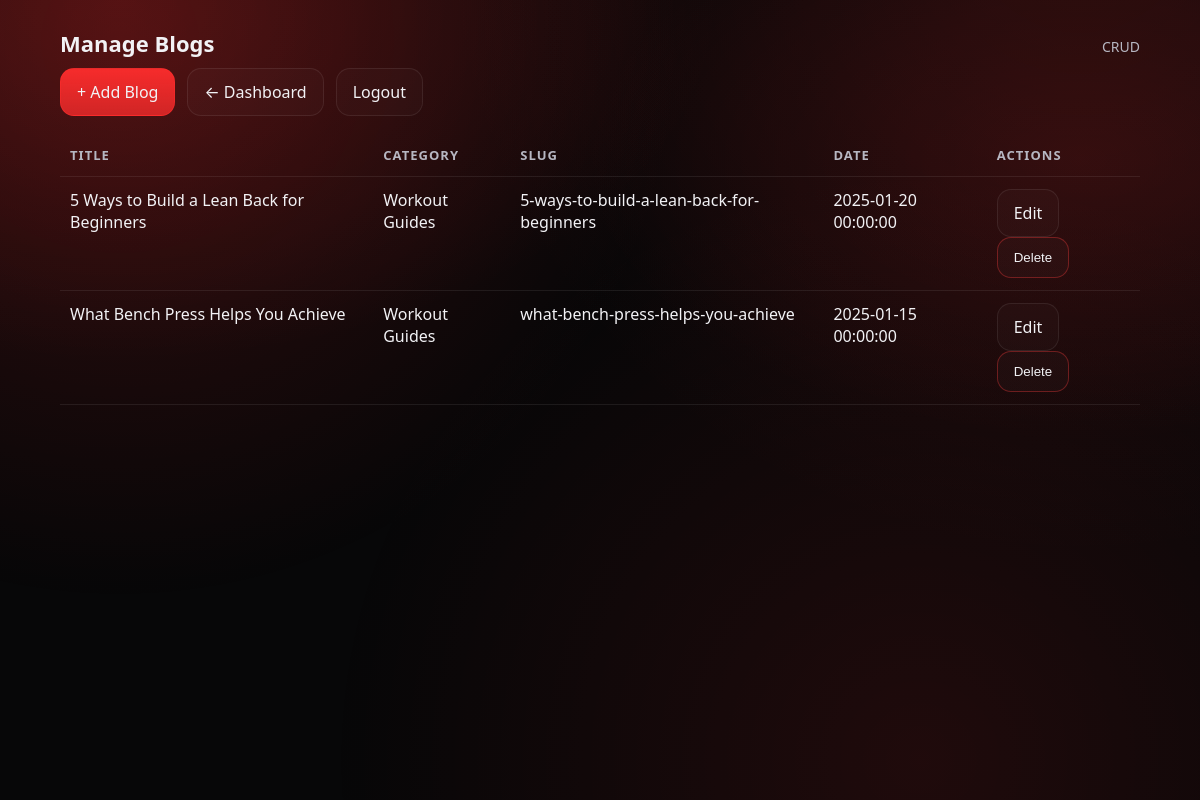
/admin/blogs.php (signed in), run on the app's committed database.
### tables this page shows
CREATE TABLE IF NOT EXISTS blogs (
  id INT UNSIGNED NOT NULL AUTO_INCREMENT,
  title VARCHAR(200) NOT NULL,
  slug VARCHAR(220) NOT NULL,
  category VARCHAR(80) NOT NULL,
  image VARCHAR(255) NULL,
  author VARCHAR(120) NOT NULL DEFAULT 'ShuzhFit',
  content MEDIUMTEXT NOT NULL,
  created_at TIMESTAMP NOT NULL DEFAULT CURRENT_TIMESTAMP,
  PRIMARY KEY (id),
  UNIQUE KEY uniq_blogs_slug (slug),
  KEY idx_blogs_category_created (category, created_at)
);

### lib/db.php (called while the page is built, shortened)
<?php
if (!defined('SHUZHFIT_DB_LOADED')) {
    $config = require __DIR__ . '/../config/db.php';
    $dbHost = $config['host'] ?? '127.0.0.1';
    $dbName = $config['dbname'] ?? 'shuzhfit';
    $dbUser = $config['user'] ?? 'root';
    $dbPass = $config['pass'] ?? '';
    $dbPort = $config['port'] ?? 3306;
    function shuzhfit_pdo(): PDO
    {
        global $dbHost, $dbName, $dbUser, $dbPass, $dbPort;
        $dsn = "mysql:host={$dbHost};port={$dbPort};dbname={$dbName};charset=utf8mb4";
        $pdo = new PDO($dsn, $dbUser, $dbPass, [
            PDO::ATTR_ERRMODE => PDO::ERRMODE_EXCEPTION,
            PDO::ATTR_DEFAULT_FETCH_MODE => PDO::FETCH_ASSOC,
        ]);
        return $pdo;
    }
    function e(string $value): string
    {
        return htmlspecialchars($value, ENT_QUOTES, 'UTF-8');
    }
    function db_fetch_all(string $sql, array $params = []): array
    {
        $stmt = shuzhfit_pdo()->prepare($sql);
        $stmt->execute();
        return $stmt->fetchAll();
    }
}

### admin/blogs.php (the view, shortened to what this page needs)
<?php
require __DIR__ . '/../lib/db.php';
$blogs = db_fetch_all('SELECT id, title, slug, category, image, author, created_at FROM blogs ORDER BY created_at DESC');
?>
<!doctype html>
<html lang="en">
<head>
    <link rel="stylesheet" href="../css/style.css" />
</head>
<body>
    <div class="bg-glow" aria-hidden="true"></div>
    <main class="container page">
        <div class="section-title" style="margin-top:0;">
            <h2>Manage Blogs</h2>
            <span>CRUD</span>
        </div>
        <div style="display:flex; gap:12px; flex-wrap:wrap; align-items:center;">
            <a class="btn btn-primary" href="blog_edit.php">+ Add Blog</a>
            <a class="btn" href="index.php">← Dashboard</a>
            <a class="btn" href="logout.php">Logout</a>
        </div>
        <div style="margin-top:18px; overflow:auto;">
            <table class="admin-table">
                <thead>
                    <tr>
                        <th>Title</th>
                        <th>Category</th>
                        <th>Slug</th>
                        <th>Date</th>
                        <th>Actions</th>
                    </tr>
                </thead>
                <tbody>
                    <?php if (!$blogs): ?>
                        <tr>
                            <td colspan="5">No blogs yet.</td>
                        </tr>
                    <?php else: ?>
                        <?php foreach ($blogs as $b): ?>
                            <tr>
                                <td><?php echo e($b['title']); ?></td>
                                <td><?php echo e($b['category']); ?></td>
                                <td><?php echo e($b['slug']); ?></td>
                                <td><?php echo e($b['created_at']); ?></td>
                                <td>
                                    <a class="btn" href="blog_edit.php?slug=<?php echo urlencode($b['slug']); ?>">Edit</a>
                                    <form method="post" action="blogs.php" style="display:inline;" onsubmit="return confirm('Delete this blog?');">
                                        <button class="btn" name="do_delete" value="1" type="submit" style="border-color:rgba(255,60,60,0.35);">Delete</button>
                                    </form>
                                </td>
                            </tr>
                        <?php endforeach; ?>
                    <?php endif; ?>
                </tbody>
            </table>
        </div>
    </main>
</body>
</html>

### css/style.css (style rules this page uses)
:root { --bg: #070708; --panel: #0f1013; --panel-2: #14151b; --text: #f2f2f5; --muted: #b7b7c2; --accent: #ff2d2d; --accent-2: #ff4d4d; --border: rgba(255, 255, 255, 0.08); --shadow: 0 12px 40px rgba(0, 0, 0, 0.45); }
* { box-sizing: border-box; }
html, body { height: 100%; }
body { margin: 0; min-height: 100vh; font-family: ui-sans-serif, system-ui, -apple-system, Segoe UI, Roboto, Arial, "Noto Sans", "Liberation Sans", sans-serif; background: radial-gradient( 1000px 600px at 10% 0%, rgba(255, 45, 45, 0.18), transparent 60% ), radial-gradient( 900px 500px at 90% 20%, rgba(255, 45, 45, 0.12), transparent 55% ), var(--bg); color: var(--text); display: flex; flex-direction: column; }
a { color: inherit; text-decoration: none; }
.container { width: min(1080px, calc(100% - 32px)); margin: 0 auto; }
.bg-glow { position: fixed; inset: -200px; background: radial-gradient( circle at 20% 20%, rgba(255, 45, 45, 0.18), transparent 35% ), radial-gradient( circle at 80% 10%, rgba(255, 45, 45, 0.12), transparent 38% ), radial-gradient(circle at 70% 80%, rgba(255, 45, 45, 0.1), transparent 40%); pointer-events: none; z-index: -1; }
.page { padding: 28px 0; }
.btn { display: inline-flex; align-items: center; justify-content: center; padding: 12px 16px; border-radius: 14px; border: 1px solid var(--border); background: rgba(255, 255, 255, 0.02); color: var(--text); transition: 160ms ease; }
.btn-primary { border-color: rgba(255, 45, 45, 0.5); background: linear-gradient( 180deg, rgba(255, 45, 45, 0.95), rgba(255, 45, 45, 0.75) ); }
.admin-table { width: 100%; border-collapse: collapse; min-width: 700px; }
.admin-table th, .admin-table td { padding: 12px 10px; border-bottom: 1px solid var(--border); text-align: left; vertical-align: top; }
.admin-table th { color: var(--muted); font-size: 13px; text-transform: uppercase; letter-spacing: 0.08em; }
.section-title { margin-top: 26px; margin-bottom: 10px; display: flex; align-items: baseline; justify-content: space-between; gap: 12px; }
.section-title h2 { margin: 0; font-size: 22px; }
.section-title span { color: var(--muted); font-size: 14px; }

### data on the page
blogs: title "5 Ways to Build a Lean Back for Beginners", category "Workout Guides", slug "5-ways-to-build-a-lean-back-for-beginners", created_at "2025-01-20 00:00:00"
blogs: title "What Bench Press Helps You Achieve", category "Workout Guides", slug "what-bench-press-helps-you-achieve", created_at "2025-01-15 00:00:00"
